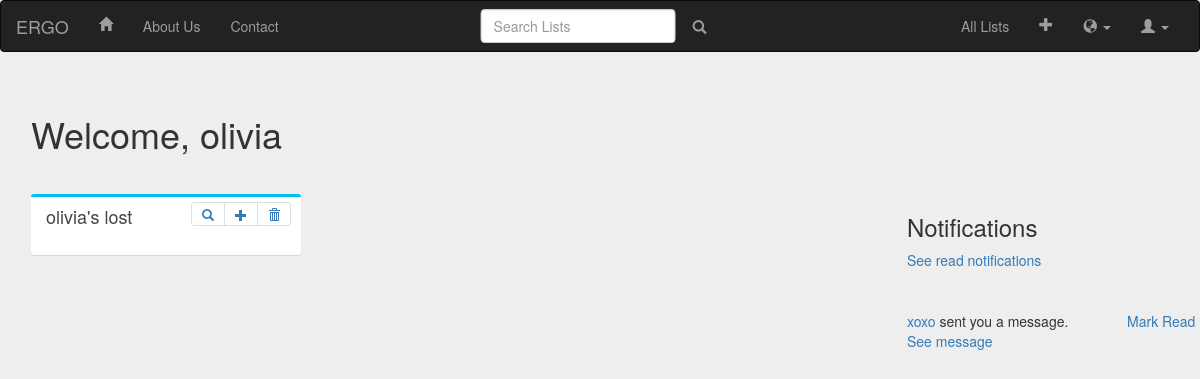
Page /olivia/home (signed in) on the earlier database version.
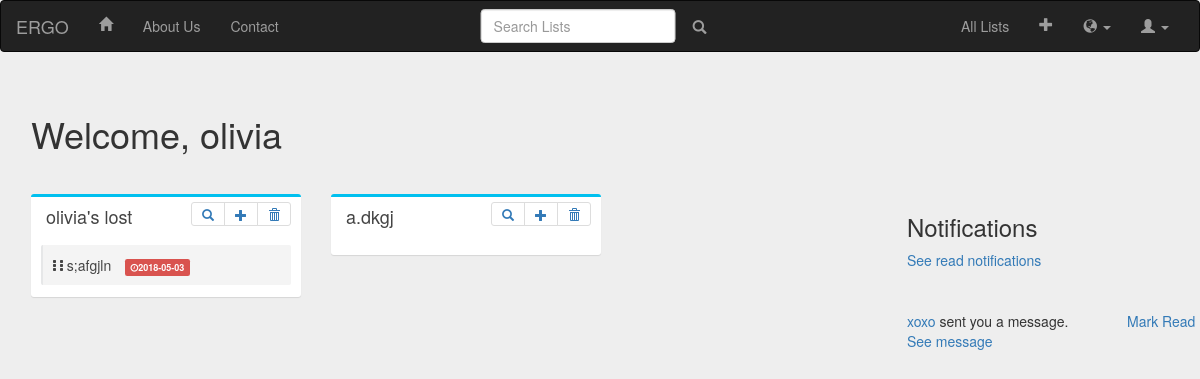
Same page on the later database version.
### models.py (models this page shows, shortened)
class List(db.Model):
    id = db.Column('list_id', db.Integer, primary_key=True, autoincrement=True)
    create_time = db.Column('create_time', db.DateTime, default=datetime.utcnow)
    user_id = db.Column('user_id', db.Integer, db.ForeignKey('user', ondelete='CASCADE'), nullable=False)
    name = db.Column('name', db.String(100), nullable=False)
    description = db.Column('description', db.String(200))
    tasks = db.relationship(
            'Task',
            backref= db.backref('list', lazy='joined'),
            cascade="all, delete-orphan",
            passive_deletes=True
        )
    comments = db.relationship(
            'Comment',
            backref= db.backref('list', lazy='joined'),
            cascade="all, delete-orphan",
            passive_deletes=True
        )
    all_users = db.relationship(
    'User', secondary=shared_lists,
    backref=db.backref('all_lists', lazy='dynamic'), lazy='dynamic')

class User(UserMixin, db.Model):
    id = db.Column('user_id', db.Integer, primary_key=True, autoincrement=True)
    username = db.Column('username', db.String(64), unique=True, nullable=False)
    name = db.Column('name', db.String(120), unique=False, nullable=False)
    dob = db.Column('date_of_birth', db.DateTime, nullable=False)
    email = db.Column('email', db.String(64), nullable=False, unique=True)
    registration_time = db.Column('registration_time',db.DateTime, default=datetime.utcnow)
    password_hash = db.Column('password_hash',db.String(80), nullable=False)
    remember_me = db.Column('remember_me', db.Boolean, unique=False, default=False)
    profile_picture_filename = db.Column('profile_picture_filename', db.String(64))
    profile_picture_url = db.Column('profile_picture_url', db.String(64))
    followed = db.relationship(
    'User', secondary=followers,
    primaryjoin=(followers.c.follower_id == id),
    secondaryjoin=(followers.c.followed_id == id),
    backref=db.backref('followers', lazy='dynamic'), lazy='dynamic')
    tasks = db.relationship(
        'Task',
        backref=db.backref('user', lazy='joined'),
        cascade="all, delete-orphan",
        passive_deletes=True
    )
    lists = db.relationship(
        'List',
        backref=db.backref('user', lazy='joined'),
        cascade="all, delete-orphan",
        passive_deletes=True
    )
    comments = db.relationship(
        'Comment',
        backref= db.backref('user', lazy='joined'),
        cascade="all, delete-orphan",
        passive_deletes=True
    )
    notif = db.relationship(
        'Notif',
        backref= db.backref('user', lazy='joined'),
        cascade="all, delete-orphan",
        passive_deletes=True
    )

class Notif(db.Model):
    id = db.Column('notif_id', db.Integer, primary_key=True, autoincrement=True)
    user_id = db.Column('user_id', db.Integer, db.ForeignKey('user', ondelete='CASCADE'), nullable=False)
    content = db.Column('content', db.String(200))
    create_time = db.Column('create_time', db.DateTime, default=datetime.utcnow)
    typ = db.Column('typ', db.Enum(
        *['Accepted', 'Deadline', 'Shared','Request','Message']))
    status = db.Column('status', db.Enum(
        *['Read', 'Unread']), default = 'Unread')
    second_username = db.Column('second_username', db.String(200))

class Task(db.Model):
    __tablename__ = 'task-table'
    id = db.Column('task_id', db.Integer, primary_key=True, autoincrement=True)
    create_time = db.Column('create_time', db.DateTime,
                            default=datetime.utcnow)
    start_time = db.Column('start_time', db.DateTime)
    end_time = db.Column('end_time', db.DateTime)
    deadline = db.Column('deadline', db.DateTime, nullable=False)
    user_id = db.Column('user_id', db.Integer, db.ForeignKey(
        'user', ondelete='CASCADE'), nullable=False)
    name = db.Column('name', db.String(100), nullable=False)
    description = db.Column('description', db.String(200))
    status = db.Column('status', db.Enum(
        *['Pending', 'Ongoing', 'Completed']), nullable=False, default='Pending')
    priority = db.Column('priority', db.Boolean, nullable=False, default=False)
    relpriority =  db.Column('relpriority', db.Integer)
    incentive = db.Column('incentive', db.String(200))
    consequences = db.Column('consequences', db.String(200))
    list_id = db.Column('list_id', db.Integer, db.ForeignKey('list.list_id', ondelete='CASCADE'), nullable=False)
    dependent = db.relationship(
    'Task', secondary=dependent_tasks,
    primaryjoin=(dependent_tasks.c.task_id == id),
    secondaryjoin=(dependent_tasks.c.dependent_id == id),
    backref=db.backref('dependent_tasks', lazy='dynamic'), lazy='dynamic')

### api/add_task.py (the view, shortened to what this page needs)
@task_blueprint.route('/<user_name>/home',methods=['POST','GET'])
@login_required
def go_home(user_name):
    userid=User.query.filter(User.username==user_name).first().id
    user=User.query.filter(User.username==user_name).first()
    sort_form=SortForm()
    Tasks=Task.query.filter(Task.user_id==userid)
    notifs=Notif.query.filter(Notif.user_id == userid, Notif.status == 'Unread').order_by(Notif.create_time)
    lists = List.query.filter(List.user_id==userid)
    tasks_of_lists = []
    for list in lists:
        tasks_of_lists.append((list,Task.query.filter(Task.list_id==list.id).order_by(Task.relpriority)))
    '''
    if sort_form.validate_on_submit():
        if sort_form.criteria.data == 'Deadline(near)':
            tasks=Task.query.filter(Task.user_id==userid).order_by(Task.deadline)

        if sort_form.criteria.data == 'Deadline(far)':
            tasks=Task.query.filter(Task.user_id==userid).order_by(Task.deadline.desc())

        if sort_form.criteria.data == 'Name(A-Z)':
            tasks=Task.query.filter(Task.user_id==userid).order_by(Task.name)
            #print('****************')
            #print(tasks)
            #print('****************')

        if sort_form.criteria.data == 'Name(Z-A)':
            tasks=Task.query.filter(Task.user_id==userid).order_by(Task.name.desc())


            return render_template('home.html',notifs=notifs,sort_form=sort_form,user=User.query.get(userid),tasks=tasks, lists=lists, tasks_of_lists=tasks_of_lists)
    '''
    return render_template('home.html',notifs=notifs, sort_form=sort_form,user=User.query.get(userid),tasks=Tasks,lists=lists, tasks_of_lists=tasks_of_lists)

### api/add_task.py
class SortForm(FlaskForm):
    criteria = SelectField('Sort by:', choices=[('Deadline(near)','Deadline(near)'),('Deadline(far)','Deadline(far)'),('Name(A-Z)','Name(A-Z)'),('Name(Z-A)','Name(Z-A)')],default='Name(A-Z)')

### app.py (called while the page is built)
@login_manager.user_loader
def load_user(user_id):
    return User.query.get(int(user_id))

### models.py (called while the page is built)
@event.listens_for(engine.Engine, 'connect')
def __set_sqlite_pragma(db_conn, conn_record):
    cursor = db_conn.cursor()
    cursor.execute('PRAGMA foreign_keys=ON;')
    cursor.close()

### templates/home.html (shortened to what the changed rows need)
{% extends 'base.html' %}
{% block content %}
<div class="row">
    <div class="col-sm-6">
    <div class="page-header">
        <h1>Welcome, {{ user.name }}</h1>
    </div>
  </div>
</div>
<link href="https://maxcdn.bootstrapcdn.com/font-awesome/4.3.0/css/font-awesome.min.css" rel="stylesheet">
<div class="row">
<div class="col-sm-9" style="position : fixed; overflow-y : auto;">
    <div class="row">
    {% if tasks_of_lists %}
    {% for tasker in tasks_of_lists %}
      <div class="col-md-4">
        <div class="box box-aqua">
          <div class="box-header ui-sortable-handle" style="cursor: move;">
                    <h3 class="box-title"><a href="/{{user.username}}/list/{{tasker[0].id}}" style="color:inherit">{{tasker[0].name}}</a></h3>
            <div class="box-tools pull-right">
              <ul class="pagination pagination-sm inline">
                 <li><a href=""><span class="glyphicon glyphicon-search" data-toggle="tooltip" title="Search Task" data-placement="bottom"></span> </a></li>
                <li><a href="/{{user.username}}/list/{{tasker[0].id}}/newtask"> <span class="glyphicon glyphicon-plus" data-toggle="tooltip" title="Add Task" data-placement="bottom"></span> </a></li>
                <li><a href="/{{user.username}}/list/{{tasker[0].id}}/delete"> <span class="glyphicon glyphicon-trash" data-toggle="tooltip" title="Delete List" data-placement="bottom"></span> </a></li>
              </ul>
            </div>
          </div>
          <div class="box-body">
              <ul class="todo-list ui-sortable">
                {%for task in tasker[1] %}
                <li>
                  <span class="handle ui-sortable-handle">
                    <i class="fa fa-ellipsis-v"></i>
                    <i class="fa fa-ellipsis-v"></i>
                  </span>
                  {% if task.status == "Completed" %}
                    <span class="glyphicon glyphicon-ok"></span>
                    <span class="text"><strike>{{task.name}}</strike></span>
                  {% else %}
                    <span class="text">{{task.name}}</span>
                {% endif %}
                  <small class="label label-danger"><i class="fa fa-clock-o"></i id="date">{{task.deadline.strftime('%Y-%m-%d')}}</small>
                </li>
                {% endfor %}
            </ul>
        </div>
    </div>
</div>
{% endfor %}
{% endif %}
</div>
</div>
<div class="col-sm-3" >
<div style="position : fixed; overflow-y : scroll; max-height : 50%; width : 25%">
	{% if notifs %}
	{% for notif in notifs %}
	<div class="row">
		<div class="col-sm-8">
			{% if notif.typ == 'Message' %}
			<a href="/{{user.username}}/friend_profile/{{notif.second_username}}">{{notif.second_username}}</a> sent you a message.
			<div>
				<a href="/{{user.username}}/see_message/{{notif.id}}">See message</a>
			</div>
			{% endif %}
		</div>
		<div class="col-sm-4">
			<a href = "/{{user.username}}/notif/mark_read={{notif.id}}">Mark Read</a>
		</div>
		<hr>
	</div>
	{% endfor %}
	{% endif %}
</div>
</div>
</div>
            {% from "_formhelpers.html" import render_field %}
{% endblock %}

Differences in the rows shown:
added Task: name "s;afgjln", deadline "2018-05-03", shown under List "olivia's lost"
added List: name "a.dkgj"
